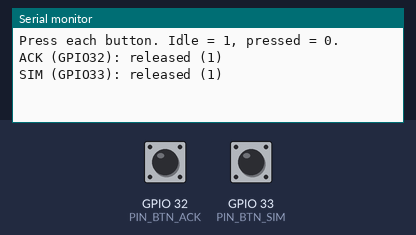
The sketch below on a simulated ESP32. On the bench: the last lines printed to the serial monitor. Inputs (shaded band) come from the test bench; at power-on: GPIO 32 (PIN_BTN_ACK) HIGH, GPIO 33 (PIN_BTN_SIM) HIGH.

Above: at 1.2 s.
1.3 s: GPIO 32 (PIN_BTN_ACK) pulled LOW for 0.15 s
At 2.3 s:
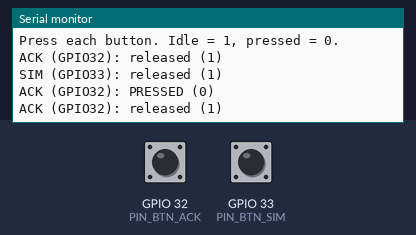
2.9 s: GPIO 33 (PIN_BTN_SIM) pulled LOW for 0.15 s
At 3.03 s:
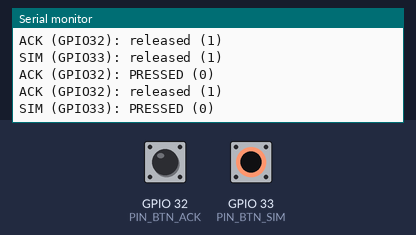

Measured:
- after the input at 1.3 s, the serial monitor: prints a new line at once (image 1)
- after the input at 2.9 s, the serial monitor: prints a new line at once (image 2)

The sketch:

t3_buttons.ino
```cpp
// TEST 3 - Buttons (wired to GND, internal pull-up). Idle reads 1, pressed reads 0.
const int PIN_BTN_ACK = 32, PIN_BTN_SIM = 33;
int lastAck = -1, lastSim = -1;
void setup() {
  Serial.begin(115200);
  pinMode(PIN_BTN_ACK, INPUT_PULLUP);
  pinMode(PIN_BTN_SIM, INPUT_PULLUP);
  Serial.println("Press each button. Idle = 1, pressed = 0.");
}
void loop() {
  int a = digitalRead(PIN_BTN_ACK), s = digitalRead(PIN_BTN_SIM);
  if (a != lastAck) { Serial.printf("ACK (GPIO32): %s\n", a ? "released (1)" : "PRESSED (0)"); lastAck = a; }
  if (s != lastSim) { Serial.printf("SIM (GPIO33): %s\n", s ? "released (1)" : "PRESSED (0)"); lastSim = s; }
  delay(10);
}
```
